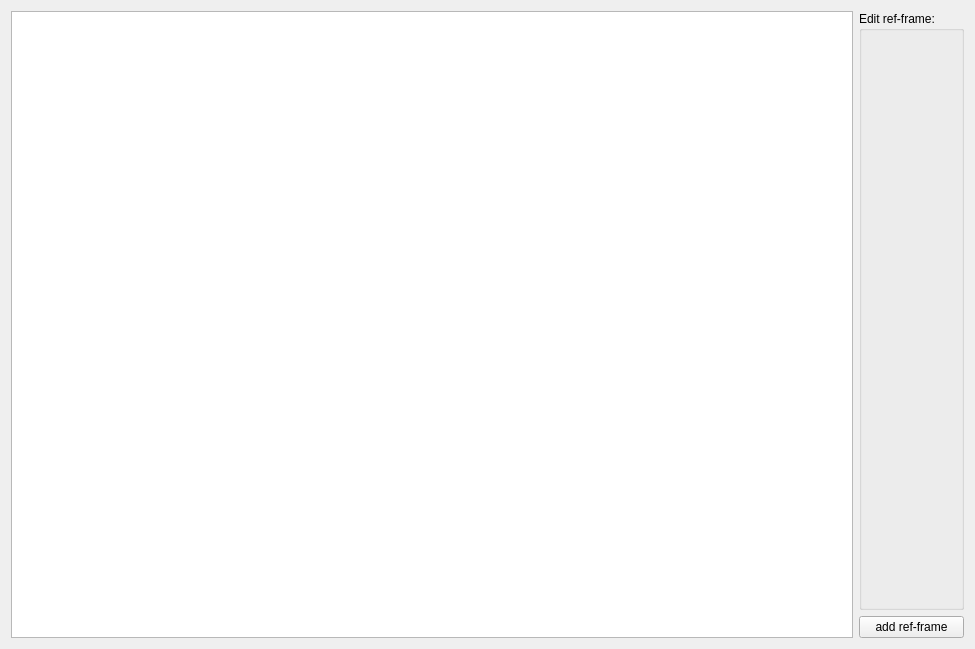
<?xml version="1.0" encoding="UTF-8"?>
<ui version="4.0">
 <class>Refs</class>
 <widget class="QWidget" name="Refs">
  <property name="geometry">
   <rect>
    <x>0</x>
    <y>0</y>
    <width>975</width>
    <height>649</height>
   </rect>
  </property>
  <property name="windowTitle">
   <string>Refs</string>
  </property>
  <layout class="QHBoxLayout" name="horizontalLayout">
   <item>
    <widget class="QTreeView" name="ref_view"/>
   </item>
   <item>
    <layout class="QVBoxLayout" name="editor_layout">
     <item>
      <widget class="EditorGroupBox" name="edit_ref">
       <property name="title">
        <string>Edit ref-frame:</string>
       </property>
      </widget>
     </item>
     <item>
      <widget class="QPushButton" name="addRef">
       <property name="text">
        <string>add ref-frame</string>
       </property>
      </widget>
     </item>
    </layout>
   </item>
  </layout>
  <action name="actionadd_ref">
   <property name="text">
    <string>add ref</string>
   </property>
   <property name="toolTip">
    <string>Add new (offset) refference frame</string>
   </property>
   <property name="shortcut">
    <string>Ctrl+A</string>
   </property>
  </action>
 </widget>
 <customwidgets>
  <customwidget>
   <class>EditorGroupBox</class>
   <extends>QGroupBox</extends>
   <header>stack_of_tasks.ui.widgets.has_trait_widgets</header>
   <container>1</container>
  </customwidget>
 </customwidgets>
 <resources/>
 <connections/>
</ui>
